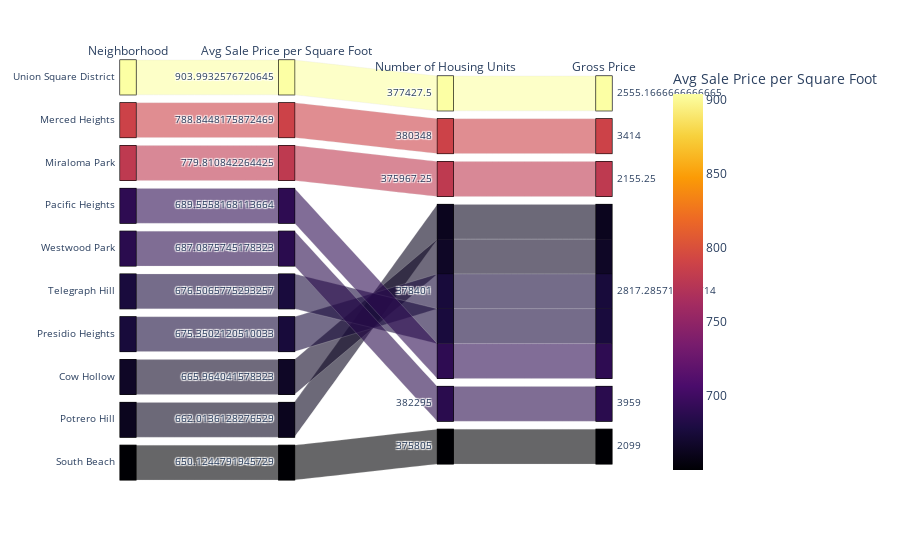

Here is the notebook cell this chart was saved with:
### Code cell
# Parallel Categories Plot
px.parallel_categories(
    sfo_exp_avg_sale,
    dimensions=["neighborhood", "sale_price_sqr_foot", "housing_units", "gross_rent"],
    color="sale_price_sqr_foot",
    color_continuous_scale=px.colors.sequential.Inferno,
    labels={
        "neighborhood": "Neighborhood",
        "sale_price_sqr_foot": "Avg Sale Price per Square Foot",
        "housing_units": "Number of Housing Units",
        "gross_rent": "Gross Price",
    },
)

### Figure 1 — Plotly figure (JSON) as saved in the notebook; plotly's stock layout.template omitted (floating-point values rounded to 4 significant figures)
{"data": [{"dimensions": [{"label": "Neighborhood", "values": ["Union Square District", "Merced Heights", "Miraloma Park", "Pacific Heights", "Westwood Park", "Telegraph Hill", "Presidio Heights", "Cow Hollow", "Potrero Hill", "South Beach"]}, {"label": "Avg Sale Price per Square Foot", "values": [904.0, 788.8, 779.8, 689.6, 687.1, 676.5, 675.4, 666.0, 662.0, 650.1]}, {"label": "Number of Housing Units", "values": [377400.0, 380348, 376000.0, 378401, 382295, 378401, 378401, 378401, 378401, 375805]}, {"label": "Gross Price", "values": [2555.0, 3414, 2155.0, 2817.0, 3959, 2817.0, 2817.0, 2817.0, 2817.0, 2099]}], "domain": {"x": [0, 1], "y": [0, 1]}, "line": {"color": [904.0, 788.8, 779.8, 689.6, 687.1, 676.5, 675.4, 666.0, 662.0, 650.1], "coloraxis": "coloraxis"}, "name": "", "type": "parcats"}], "layout": {"coloraxis": {"colorbar": {"title": {"text": "Avg Sale Price per Square Foot"}}, "colorscale": [[0, "#000004"], [0.1111, "#1b0c41"], [0.2222, "#4a0c6b"], [0.3333, "#781c6d"], [0.4444, "#a52c60"], [0.5556, "#cf4446"], [0.6667, "#ed6925"], [0.7778, "#fb9b06"], [0.8889, "#f7d13d"], [1, "#fcffa4"]]}, "legend": {"tracegroupgap": 0}, "margin": {"t": 60}}}
